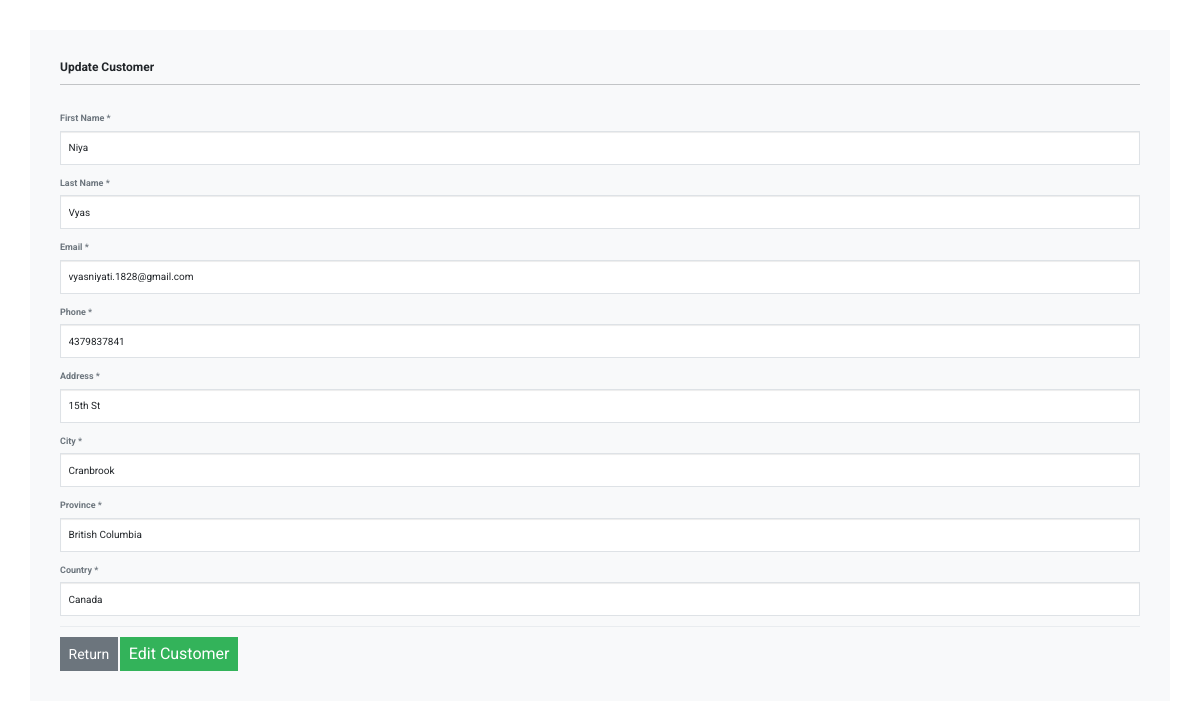
/update-customer/4 (signed in), run on the app's committed database.
### myapp/models.py (models this page shows)
class Customer(models.Model):
  creation_date = models.DateTimeField(auto_now_add=True)
  first_name = models.CharField(max_length=100)
  last_name = models.CharField(max_length=100)
  email = models.CharField(max_length=255)
  phone = models.CharField(max_length=10)
  address = models.CharField(max_length=255)
  city = models.CharField(max_length=255)
  province = models.CharField(max_length=255)
  country = models.CharField(max_length=125)
  def __str__(self):
    return self.first_name +" "+self.last_name

### myapp/views.py (the view)
# urls.py: path('update-customer/<int:pk>', views.update_customer, name='update-customer'),
@login_required(login_url='login')
def update_customer(request, pk):
    customer = Customer.objects.get(id=pk)
    print(customer)
    if request.method == 'POST':
        form = UpdateCustomerForm(request.POST, instance=customer)
        if form.is_valid():
            form.save()
            messages.success(request, "Your customer was updated!")
            return redirect("index")
    context = {'customer': customer}
    return render(request, 'myapp/update-customer.html', context=context)

### myapp/templates/myapp/update-customer.html (shortened to what this page needs)
{% extends 'myapp/base.html' %}
{% block content %}
    <body>
        <div class="container bg-light shadow-md p-5 mt-5 form-layout">
            <h3> Update Customer </h3>
            <hr>
            <br>
            <form method="post">
              <div class="row mb-3">
                <div class="col-sm-12">
                  <label class="form-label">First Name *</label>
                  <input class="form-control" type="text" name="first_name" placeholder="Enter First Name"  value="{{ customer.first_name }}" required>
                </div>
              </div>
              <div class="row mb-3">
                <div class="col-sm-12">
                  <label class="form-label">Last Name *</label>
                  <input class="form-control" type="text" name="last_name" placeholder="Enter Last Name"  value="{{ customer.last_name }}" required>
                </div>
              </div>
              <div class="row mb-3">
                <div class="col-sm-12">
                  <label class="form-label">Email *</label>
                  <input class="form-control" type="email" name="email" placeholder="Enter Email"  value="{{ customer.email  }}" required>
                </div>
              </div>
              <div class="row mb-3">
                <div class="col-sm-12">
                  <label class="form-label">Phone *</label>
                  <input class="form-control" type="tell" name="phone" placeholder="Enter Phone Number"  value="{{ customer.phone }}" required>
                </div>
              </div>
              <div class="row mb-3">
                <div class="col-sm-12">
                  <label class="form-label">Address *</label>
                  <input class="form-control" type="text" name="address" placeholder="Enter Address"  value="{{ customer.address }}" required>
                </div>
              </div>
              <div class="row mb-3">
                <div class="col-sm-12">
                  <label class="form-label">City *</label>
                  <input class="form-control" type="text" name="city" placeholder="Enter City"  value="{{ customer.city }}" required>
                </div>
              </div>
              <div class="row mb-3">
                <div class="col-sm-12">
                  <label class="form-label">Province *</label>
                  <input class="form-control" type="text" name="province" placeholder="Enter Province"  value="{{ customer.province }}" required>
                </div>
              </div>
              <div class="row mb-3">
                <div class="col-sm-12">
                  <label class="form-label" for="class">Country *</label>
                  <input class="form-control" type="text" name="country" placeholder="Enter Country"  value="{{ customer.country }}" required></input>
                </div>
              </div>
              <div class="border-bottom my-3 border-gray-200"></div>
              <div class="row">
                <div class="col-sm-9">
                  <button class="btn btn-secondary"><a href="{% url 'index' %}" class="text-white">Return</a></button>
                  <button class="btn btn-primary" type="submit">Edit Customer</button>
                </div>
              </div>
            </form>
        </div>
        <br>
    </body>
{% endblock %}

### static/css/custom.css (style rules this page uses)
.text-white { color: white !important; }
input { border-radius: 5px; border-color: #f3f3f3; }
button, p { font-size: 16px !important; }
span, a, strong { font-size: 14px !important; }

### data on the page
Customer: first_name "Niya", last_name "Vyas", email "vyasniyati.1828@gmail.com", phone "4379837841", address "15th St", city "Cranbrook", province "British Columbia", country "Canada"
